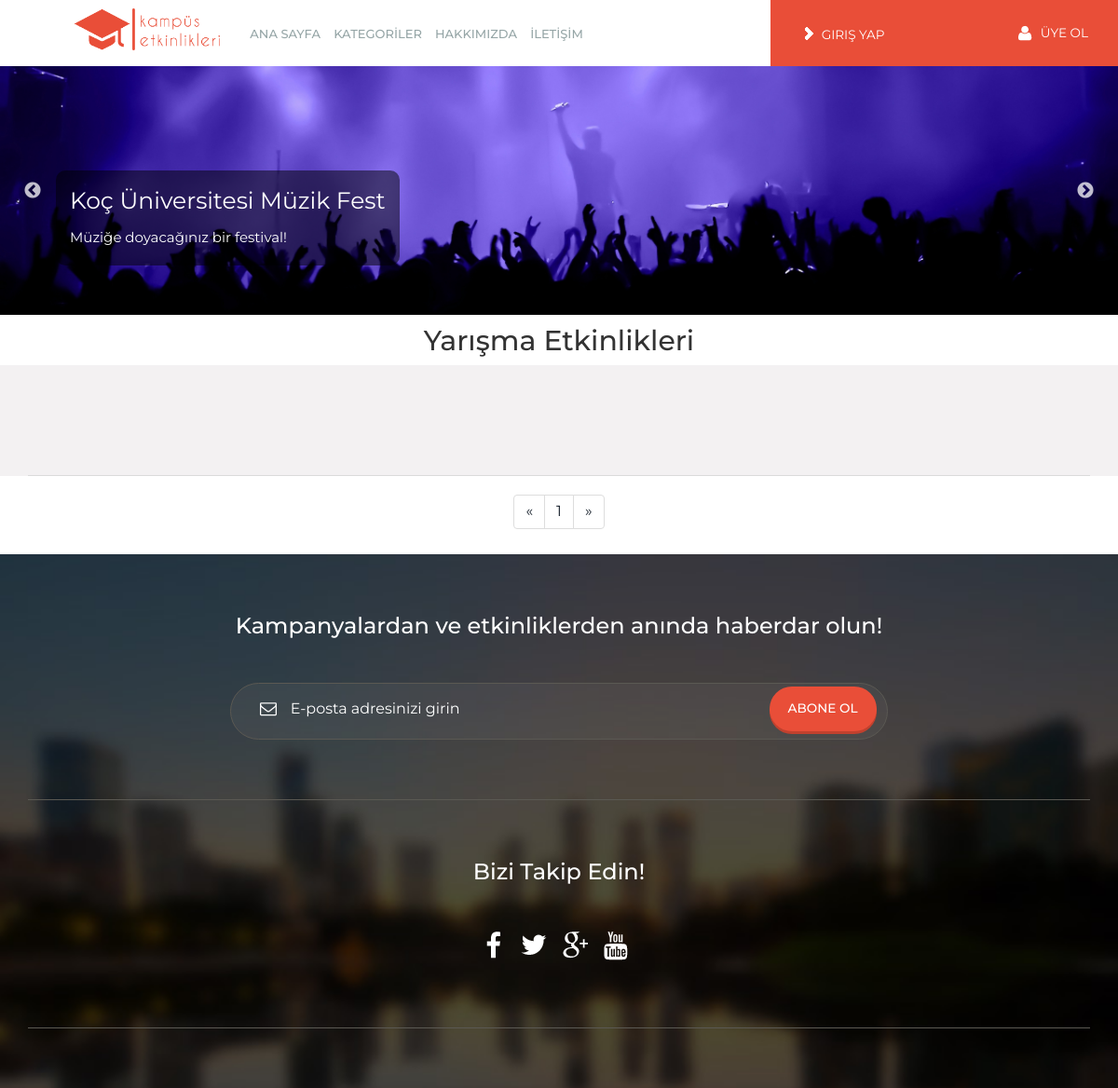
The app's page /kategori.php?id=5 with its own data.
### tables this page shows
CREATE TABLE IF NOT EXISTS `slider` (
  `id` int(2) NOT NULL AUTO_INCREMENT COMMENT 'slider id',
  `s_baslik` varchar(50) NOT NULL COMMENT 'slider basliklari',
  `s_alt_baslik` varchar(50) NOT NULL COMMENT 'slider alt basliklari',
  `s_resim_yolu` varchar(50) NOT NULL COMMENT 'slider resim urlleri',
  `s_link` varchar(50) NOT NULL COMMENT 'sliderin gidecegi link',
  `s_sira` int(2) NOT NULL COMMENT 'slider sirasi',
  PRIMARY KEY (`id`)
);

CREATE TABLE IF NOT EXISTS `kategori` (
  `kat_id` int(2) NOT NULL AUTO_INCREMENT COMMENT 'kategori idleri',
  `kat_isim` varchar(20) NOT NULL COMMENT 'kategori isimleri',
  `kat_foto` varchar(50) NOT NULL COMMENT 'kategori fotoları',
  `kat_ikon` varchar(100) DEFAULT NULL COMMENT 'kategori ikon yolu',
  `kat_sira` int(2) DEFAULT NULL,
  PRIMARY KEY (`kat_id`)
);

### fonksiyon/slider.php (the view, shortened to what this page needs)
<?php
include_once('baglanti.php');
echo '<script type="text/javascript" src="slick/slick.min.js"></script>
      <link rel="stylesheet" type="text/css" href="slick/slick.css"/>
      <link rel="stylesheet" type="text/css" href="slick/slick-theme.css"/>';
$sorgu = "SELECT * FROM slider";
$sonuc = mysql_query($sorgu, $baglanti);
echo '<div class="slider">';
while($slider = mysql_fetch_array($sonuc)){
	echo '<div><a href="'.$slider['s_link'].'"><span class="slider_can_baslik">'.$slider['s_baslik'].'<br><span class="slider_can_altbaslik">'.$slider['s_alt_baslik'].'</span></span><img style="width:100%" src="'.$slider['s_resim_yolu'].'"/></a></div>';
}
echo '</div>';
?>

### kategori.php (shortened to what this page needs)
<?php error_reporting(0);
include_once('fonksiyon/baglanti.php');
$kategori = $_GET['id'];
$kategoriadisorgu = "SELECT kat_isim FROM kategori WHERE kat_id = '$kategori'";
$kategoriadi = mysql_fetch_array(mysql_query($kategoriadisorgu,$baglanti));?>
<!DOCTYPE HTML>
<html>
<head>
<link href="web/css/bootstrap.css" rel='stylesheet' type='text/css' />
<link href="web/css/style.css" rel='stylesheet' type='text/css' />
<link href="web/css/bootstrap-rating.css" rel='stylesheet' type='text/css' />
<link href="web/css/font-awesome.css" rel="stylesheet">
<link href="web/css/animate.css" rel='stylesheet' type='text/css' />
</head>
<body>
<?php include('fonksiyon/ust.php');
	include_once('fonksiyon/slider.php');?>
	<center><h2 style="margin-top:-20px;"><?php echo $kategoriadi[0].' Etkinlikleri'; ?></h2></center>
   <div class="content_middle" >
   	  <div class="container">
   	    <div class="content_middle_box">
   		  </div>
   		  </div>
   	  </div>
	  <?php include_once('fonksiyon/kategori_syf_num.php'); ?>
   <?php include_once('fonksiyon/alt.php'); ?>
</body>
</html>

### web/css/style.css (style rules this page uses)
h4, h5, h6, h1, h2, h3 { margin-top: 0; }
html, body { font-family: 'Montserrat', sans-serif; font-size: 100%; background:#fff; }
body a { transition:0.5s all; -webkit-transition:0.5s all; -moz-transition:0.5s all; -o-transition:0.5s all; -ms-transition:0.5s all; }
.slider_can_baslik { position:absolute; bottom:20%; background-color:rgba(0, 0, 0, 0.5); color:white; padding:15px; left:5%; border-radius:10px; font-size:25px; }
.slider_can_altbaslik { font-size:15px; }
.content_middle { background:#f3f1f2; }
.content_middle_box { border-bottom:1px solid #DADADA; padding:3em 0; }

### records on screen
slider: s_baslik "Koç Üniversitesi Müzik Fest", s_alt_baslik "Müziğe doyacağınız bir festival!", s_resim_yolu (picture)
kategori: kat_isim "Yarışma"
